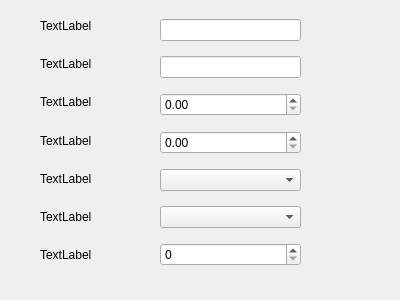
<?xml version="1.0" encoding="UTF-8"?>
<ui version="4.0">
 <class>Form</class>
 <widget class="QWidget" name="Form">
  <property name="geometry">
   <rect>
    <x>0</x>
    <y>0</y>
    <width>400</width>
    <height>300</height>
   </rect>
  </property>
  <property name="windowTitle">
   <string>Form</string>
  </property>
  <widget class="QWidget" name="">
   <property name="geometry">
    <rect>
     <x>160</x>
     <y>10</y>
     <width>141</width>
     <height>271</height>
    </rect>
   </property>
   <layout class="QVBoxLayout" name="verticalLayout">
    <item>
     <widget class="QLineEdit" name="txtSN"/>
    </item>
    <item>
     <widget class="QLineEdit" name="txtIP"/>
    </item>
    <item>
     <widget class="QDoubleSpinBox" name="valExp"/>
    </item>
    <item>
     <widget class="QDoubleSpinBox" name="valGain"/>
    </item>
    <item>
     <widget class="QComboBox" name="cbSerialPort"/>
    </item>
    <item>
     <widget class="QComboBox" name="cbBaud"/>
    </item>
    <item>
     <widget class="QSpinBox" name="valNetPort"/>
    </item>
   </layout>
  </widget>
  <widget class="QWidget" name="">
   <property name="geometry">
    <rect>
     <x>40</x>
     <y>10</y>
     <width>91</width>
     <height>261</height>
    </rect>
   </property>
   <layout class="QVBoxLayout" name="verticalLayout_2">
    <item>
     <widget class="QLabel" name="label">
      <property name="text">
       <string>TextLabel</string>
      </property>
     </widget>
    </item>
    <item>
     <widget class="QLabel" name="label_2">
      <property name="text">
       <string>TextLabel</string>
      </property>
     </widget>
    </item>
    <item>
     <widget class="QLabel" name="label_3">
      <property name="text">
       <string>TextLabel</string>
      </property>
     </widget>
    </item>
    <item>
     <widget class="QLabel" name="label_4">
      <property name="text">
       <string>TextLabel</string>
      </property>
     </widget>
    </item>
    <item>
     <widget class="QLabel" name="label_5">
      <property name="text">
       <string>TextLabel</string>
      </property>
     </widget>
    </item>
    <item>
     <widget class="QLabel" name="label_6">
      <property name="text">
       <string>TextLabel</string>
      </property>
     </widget>
    </item>
    <item>
     <widget class="QLabel" name="label_7">
      <property name="text">
       <string>TextLabel</string>
      </property>
     </widget>
    </item>
   </layout>
  </widget>
 </widget>
 <resources/>
 <connections/>
</ui>
